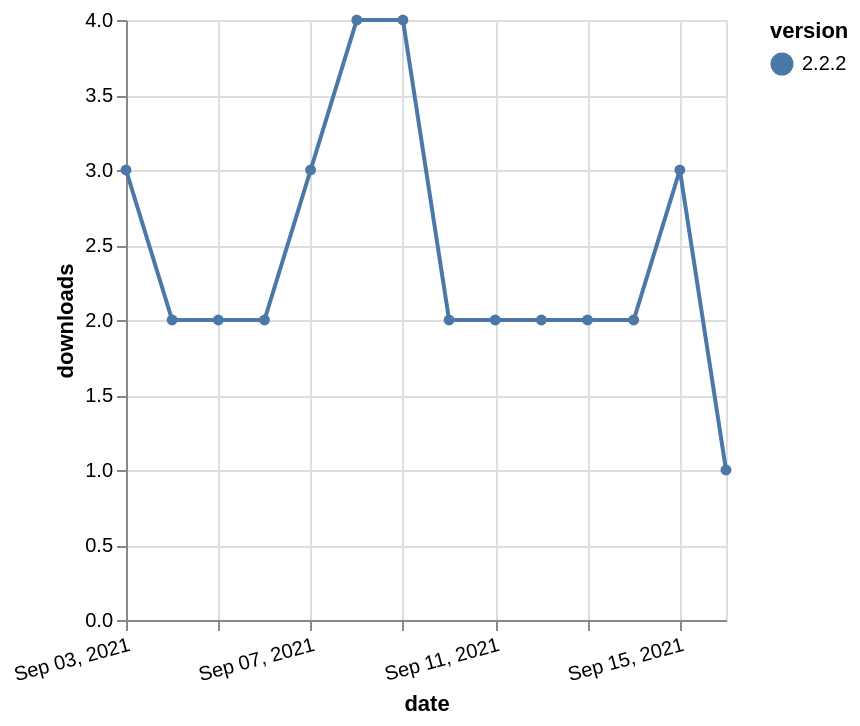

Vega-Lite specification stored for this chart:
### Vega-Lite specification from a JSON file in a GitHub repository (floating-point values rounded to 4 significant figures)
{"$schema": "https://vega.github.io/schema/vega-lite/v5.json", "description": "A simple bar chart with embedded data.", "data": {"values": [{"date": "2021-09-03", "total": 1578, "delta": 3, "version": "2.2.2"}, {"date": "2021-09-04", "total": 1580, "delta": 2, "version": "2.2.2"}, {"date": "2021-09-05", "total": 1582, "delta": 2, "version": "2.2.2"}, {"date": "2021-09-06", "total": 1584, "delta": 2, "version": "2.2.2"}, {"date": "2021-09-07", "total": 1587, "delta": 3, "version": "2.2.2"}, {"date": "2021-09-08", "total": 1591, "delta": 4, "version": "2.2.2"}, {"date": "2021-09-09", "total": 1595, "delta": 4, "version": "2.2.2"}, {"date": "2021-09-10", "total": 1597, "delta": 2, "version": "2.2.2"}, {"date": "2021-09-11", "total": 1599, "delta": 2, "version": "2.2.2"}, {"date": "2021-09-12", "total": 1601, "delta": 2, "version": "2.2.2"}, {"date": "2021-09-13", "total": 1603, "delta": 2, "version": "2.2.2"}, {"date": "2021-09-14", "total": 1605, "delta": 2, "version": "2.2.2"}, {"date": "2021-09-15", "total": 1608, "delta": 3, "version": "2.2.2"}, {"date": "2021-09-16", "total": 1609, "delta": 1, "version": "2.2.2"}]}, "width": "container", "mark": {"type": "line", "point": {"filled": true}}, "encoding": {"x": {"field": "date", "type": "temporal", "timeUnit": "yearmonthdate", "title": "date", "axis": {"labelAngle": -15}}, "y": {"field": "delta", "type": "quantitative", "title": "downloads"}, "color": {"field": "version", "type": "nominal"}, "tooltip": {"field": "delta"}}}
